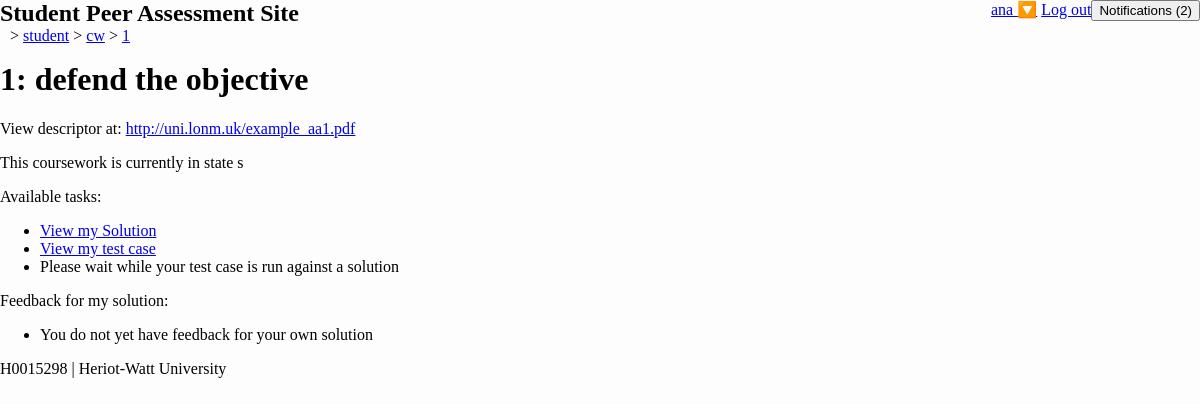
Before: /student/cw/1 (signed in) with the older database file.
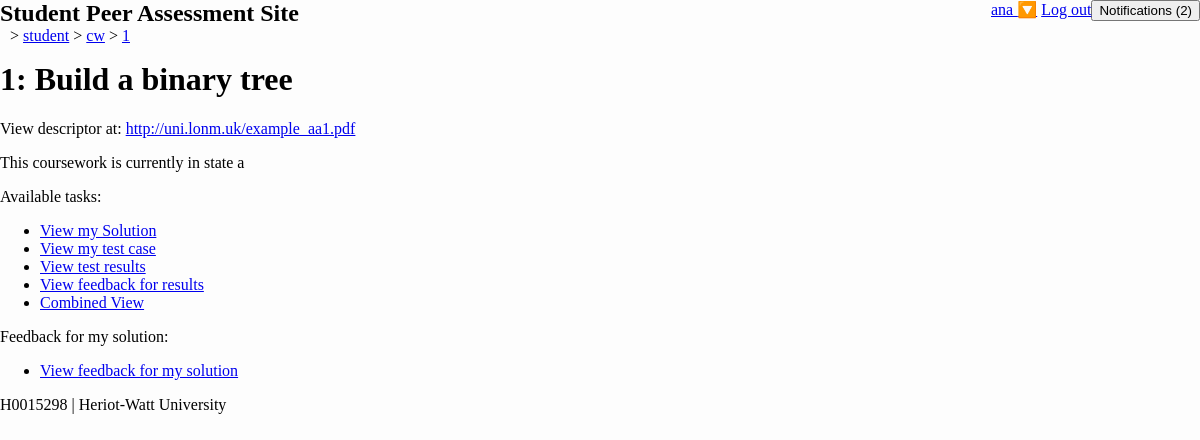
After: the same page with the newer database file.
### student/models.py (models this page shows)
class Coursework(m.Model):
    name = m.CharField(max_length=128)
    descriptor = m.URLField()
    course = m.ForeignKey(Course, m.CASCADE)
    state = m.CharField(max_length=1,
                        choices=CourseworkState.POSSIBLE_STATES,
                        default=CourseworkState.INVISIBLE)
    def is_visible(self):
        return self.state != CourseworkState.INVISIBLE

class Course(m.Model):
    name = m.CharField(max_length=128)
    code = m.SlugField(max_length=32, unique=True)

### student/views.py (the view)
# urls.py: url('cw/(?P<cw>[0-9a-zA-Z\-_]*)', views.detail_coursework, name='cw'),
@login_required()
def detail_coursework(request, cw=None):
    if cw is None or cw == "":
        available = retrieve_coursework(request)
        return render(request, 'student/choose_coursework.html', {'courseworks': available})
    return single_coursework(request, cw)

### student/helper.py (called while the page is built)
def string_id(item):
    return str(item.id) if item is not None else ''

def get_test_data_for_tester(user, coursework):
    return first_model_item_or_none(m.TestData.objects.filter(
        initiator=user, coursework=coursework))

def get_test_data_for_developer(user, coursework):
    sol = user_submitted_file(user, coursework, m.FileType.SOLUTION)
    return first_model_item_or_none(m.TestData.objects.filter(
        coursework=coursework, solution=sol))

def user_submitted_file(user, coursework, file_type):
    return first_model_item_or_none(m.File.objects.filter(
        coursework=coursework, creator=user, type=file_type))

def first_model_item_or_none(query):
    if query.count() > 0:
        return query[0]
    return None

### student/permission.py (called while the page is built, shortened)
def can_view_coursework(user, coursework):
    is_enrolled = m.EnrolledUser.objects.filter(login=user).filter(course=coursework.course)
    if is_enrolled.count() != 1:
        return False
    return True if is_teacher(user) else coursework.is_visible()

def is_teacher(user):
    teacher_group = Group.objects.get(name="teacher")
    return teacher_group in user.groups.all()

def is_owner_of_solution(user, test_data_instance):
    return test_data_instance.solution.creator == user

def user_feedback_mode(user, test_data_instance):
    cw = test_data_instance.coursework
    if not can_view_coursework(user, cw):
        return UserFeedbackModes.DENY
    if is_teacher(user):
        return UserFeedbackModes.READ
    if is_owner_of_solution(user, test_data_instance):
        if test_data_instance.feedback:
            return UserFeedbackModes.READ
        return UserFeedbackModes.WAIT_FEEDBACK

### templates/student/detail_coursework.html (shortened to what this page needs)
{% extends "student/base.html" %}
{% block content %}
    <h1>{{ cw.course.id }}: {{ cw.name }}</h1>
    <p>View descriptor at: <a href="{{ cw.descriptor }}">{{ cw.descriptor }}</a> </p>
    <p>This coursework is currently in state {{ cw.state }}</p>
    <p>Available tasks:</p>
    <ul>
    {% if solution_url %}
        <li><a href="{% url 'render_file' solution_url %}">View my Solution</a></li>
        {% if test_url %}
            <li><a  href="{% url 'render_file' test_url %}">View my test case</a></li>
            {% if test_results_url %}
                <li><a  href="{% url 'render_file' test_results_url %}">View test results</a></li>
                {% if feedback_results_url %}
                    <li><a  href="{% url 'render_file' feedback_results_url %}">View feedback for results</a></li>
                    <li><a  href="{% url 'feedback' test_data %}">Combined View</a></li>
                {% else %}
                    {% if subs_open %}
                        <li><a  href="{% url 'feedback' test_data %}">Submit feedback for results</a></li>
                    {% endif %}
                {% endif %}
            {% else %}
                <li>Please wait while your test case is run against a solution</li>
            {% endif %}
        {% else %}
            {% if subs_open %}
                <li><a  href="{% url 'test' cw.id %}">Submit test case</a></li>
            {% endif %}
        {% endif %}
    {% else %}
        {% if subs_open %}
            <li><a  href="{% url 'solution' cw.id %}">Submit Solution</a></li>
        {% endif %}
    {% endif %}
    </ul>
    <p>Feedback for my solution:</p>
    <ul>
    {% if own_feedback_data %}
        <li><a  href="{% url 'feedback' own_feedback_data %}">View feedback for my solution</a></li>
    {% else %}
        <li>You do not yet have feedback for your own solution</li>
    {% endif %}
    </ul>
{% endblock %}

### templates/student/base.html (shortened to what this page needs)
{% load static %}
<!DOCTYPE html>
<html lang="en">
<head>
    <link rel="stylesheet" type="text/css" href="{% static "student/css/main.css" %}" />
    <link rel="stylesheet" type="text/css" href="{% static "student/css/feedback.css" %}" />
    <link rel="stylesheet" type="text/css" href="{% static "student/css/notify_box.css" %}" />
</head>
<body>
    {% block header %}
        <nav>
            <div id="nav_title">
                <h1>{% block headertitle %}Student Peer Assessment Site{% endblock %}</h1>
                <div id="breadcrumbs"></div>
            </div>
            <button id="note_count" onclick="toggle_notes_status()">Notifications (0)</button>
            {% if request.user %}
                <div id="userMenu">
                    <a href="#userMenu">{{ request.user }} 🔽</a>
                    <a href="{% url 'logout'%}">Log out</a>
                </div>
            {% else %}
                <div id="userMenu"><a href="#userMenu">Not logged in</a></div>
            {% endif %}
        </nav>
    {% endblock %}
    <main>
        {% block content %}{% endblock %}
    </main>
    {% block footer %}
        <footer>H0015298 | Heriot-Watt University</footer>
    {% endblock %}
</body>
</html>

### student/static/student/css/main.css (style rules this page uses)
html, body { padding: 0; margin: 0 auto; background: #fdfdfd; font-family: Georgia, 'Nimbus Roman No9 L', serif; min-height: 100%; width: 100%; max-width: 1800px; }
nav { width: 100%; height: 40px; margin-bottom: 15px; }
#nav_title { float: left; margin: 0; height: 40px; }
#nav_title h1 { margin: 0; }
#nav_title div { float: left; margin-left: 10px; }
nav div { float: right; }
footer { margin-top: 15px; width: 100%; height: 20px; }
main { height: calc(100% - 40px - 20px) }

### student/static/student/css/notify_box.css (style rules this page uses)
#note_count { float: right; }

Changed rows visible on the page:
changed Coursework "http://uni.lonm.uk/example_aa1.pdf": name "defend the objective" → "Build a binary tree"; state "s" → "a"
Other visible differences:
text no longer shown: "Please wait while your test case is run against a solution You do not yet have feedback for your own solution"
text now shown: "View test results View feedback for results Combined View View feedback for my solution"
